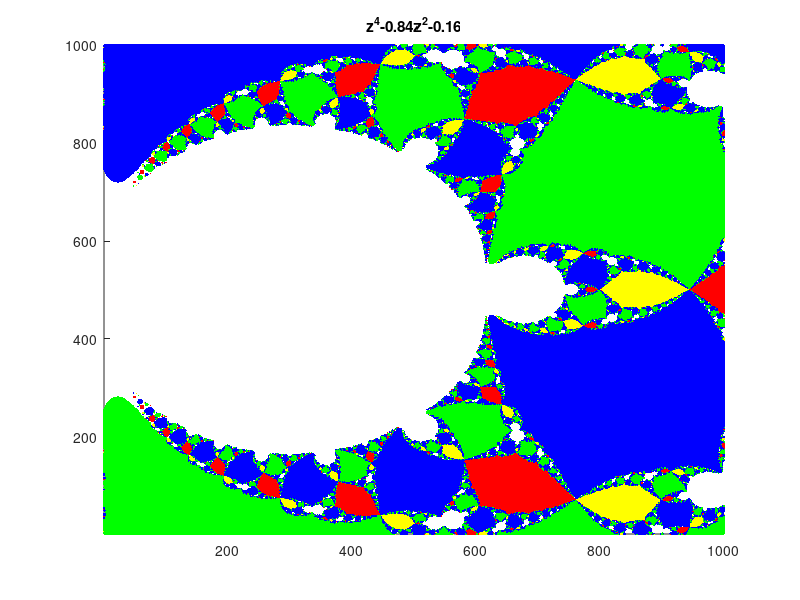
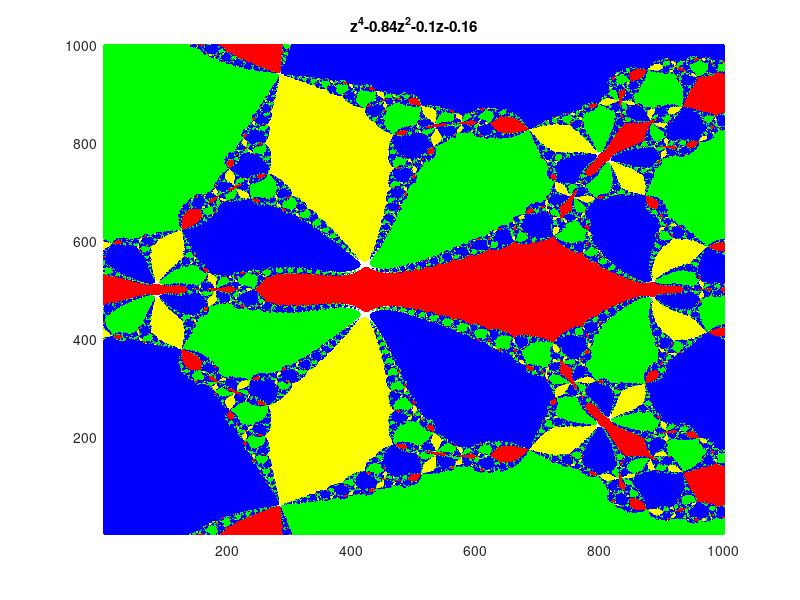
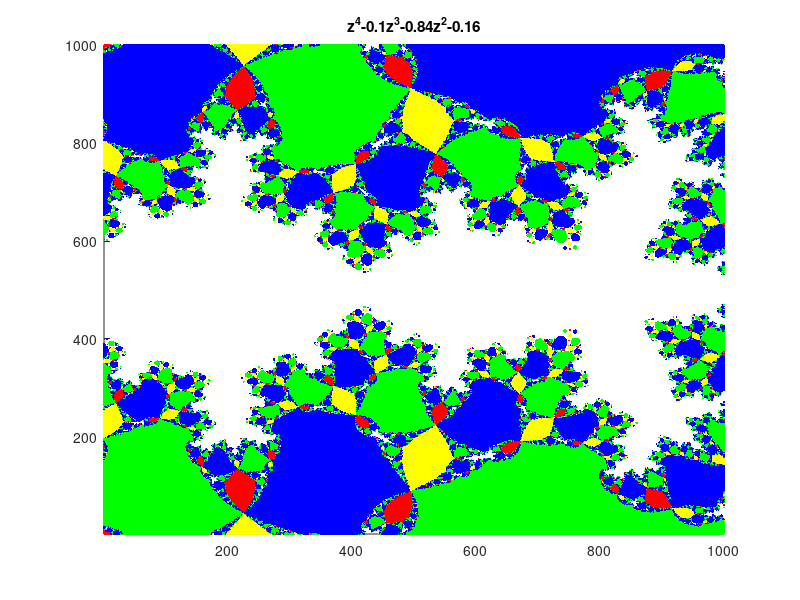
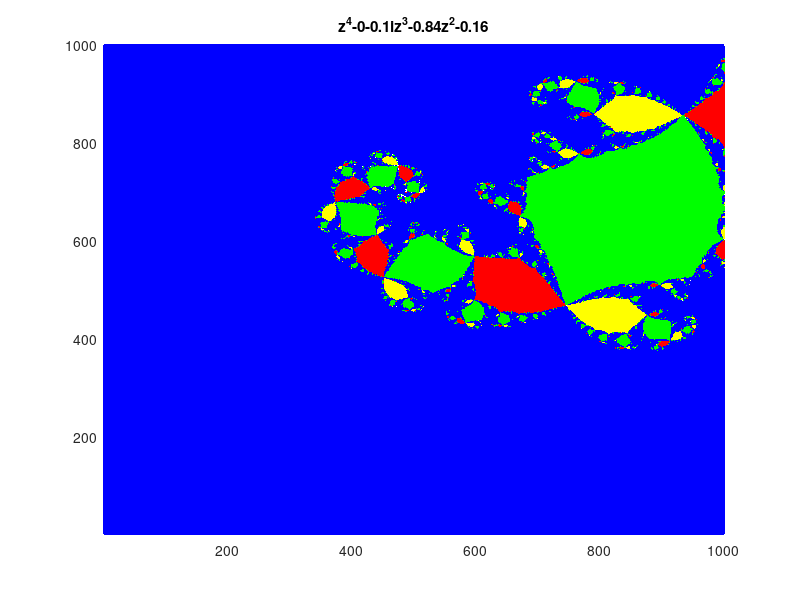

These charts were generated, in order, by the following MATLAB code:
function qdrive
% qdrive
% qdrive defines the polynomials to be checked, the intervals of x and y,
% and the number of iterations. qdrive then runs qnewt for each function
% Inputs: None
% Outputs: None
% Quan Le, CAAM 210, Fall 2019, Project 02
% Last Modified: September 28, 2019

% Initals
q1 = [1 0 -0.84 0 -0.16];
q2 = [1 0 -0.84 -0.1 -0.16];
q3 = [1 -0.1 -0.84 0 -0.16];
q4 = [1 -0.1i -0.84 0 -0.16];
xt = [.45 .0001 .55];
yt = [-.05 .0001 .05];
maxiter = 20;
% Iterates over the initial functions
testqs = [q1; q2; q3; q4];
[rows,~] = size(testqs);
for idx1 = 1:rows
    figure(idx1)
    qnewt(testqs(idx1,:), xt, yt, maxiter)
end
end

function [dq] = mypolyder(q)
% [dq] = mypolyder(q)
% mypolyder finds the derivative of the polynomial q
% Inputs: q, the vector of the coefficients of the polynomial
% Outputs: dq, the vector of the coefficients of the derivative

len = length(q);
for i= 1:(len-1)
    dq(i) = q(i)*(len-i);
end
end

function qnewt(q,xt,yt,maxiter)
% qnewt(q,xt,yt,maxiter)
% qnewt takes the initial parameters and plots a graph of the coordinates
% that converge to a root, one color for each root
% Inputs: q, the vector of the coefficients of the polynomial
%         xt, the x interval of the points to check
%         yt, the y interval of the points to check
%         maxiter, the number of times to run newtons method
% Outputs: a plot of which coordinates converge

% Create field of the complex points to check
xrng = xt(1):xt(2):xt(3);
yrng = yt(1):yt(2):yt(3);
[X,Y] = meshgrid(xrng,yrng);
Z = X+1i*Y;
% Runs newton's method on the field
dq = mypolyder(q);
for k=1:maxiter
    f = polyval(q,Z);
    df = polyval(dq,Z);
    Z = Z - f./df;
end
% Check which points converge to which root, plot
qroots = roots(q);
hold on
colors = ['y','r','g','b']; % I like these colors more
for idx2 = 1:length(qroots)
    [i1,j1] = find(abs(Z-qroots(idx2))<0.1);
    plot(j1,i1,strcat('.', colors(idx2)),'MarkerSize',1)
    title(qlab(q))
    axis tight
end
hold off
end

function [qlab] = qlab(q)
% [qlab] = qlab(q)
% qlab generates a title for the plots, assumes that the first element of 
% 1 is nonzero
% Inputs: q, the polynomial
% Outputs: qlab, the title

% Initalizes qlab
len = length(q);
if q(1) == 1
    qlab = strcat('z^',num2str(len-1));
else
    qlab = strcat(num2str(q(1)),'z^',num2str(len-1));
end
% Creates the rest of qlab
for k = 2:(len)
    if q(k) ~= 0
        qlab = strcat(qlab,'+',num2str(q(k)),'z^',num2str(len-k));
    end
end
% Cleans up title
qlab =strrep(qlab, '+-', '-');
qlab =strrep(qlab, '+0', '');
qlab =strrep(qlab, '+1z', '+z');
qlab =strrep(qlab, 'z^1', 'z');
qlab =strrep(qlab, 'z^0', '');
end